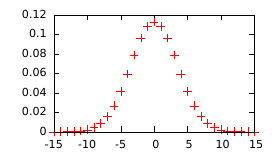

The script that saved this image:
set terminal pdf size 7cm, 4cm
set output 'doc-gnuplottex-fig8.pdf'
    plot "gauss.data" title ""
